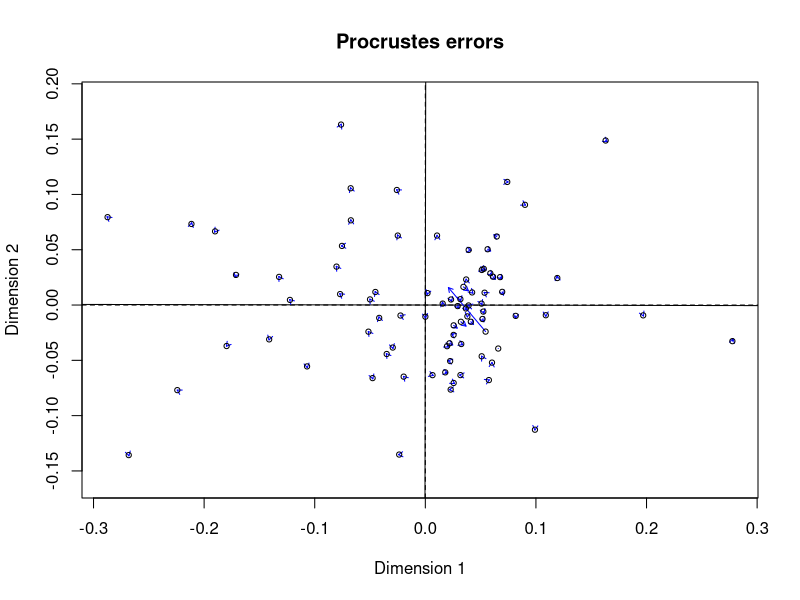
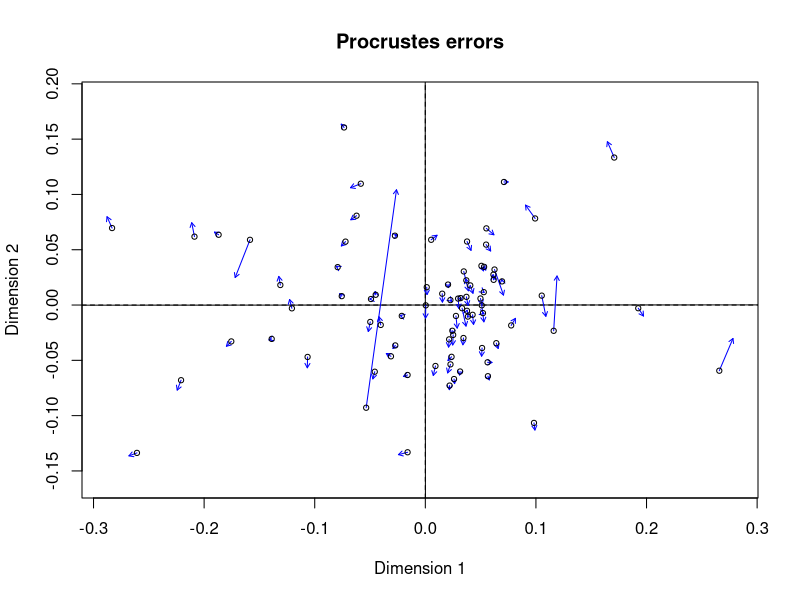
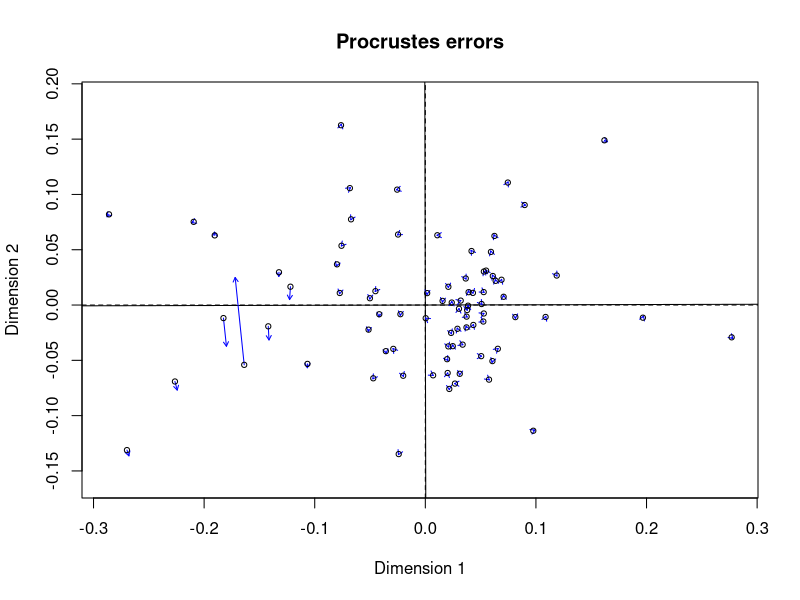
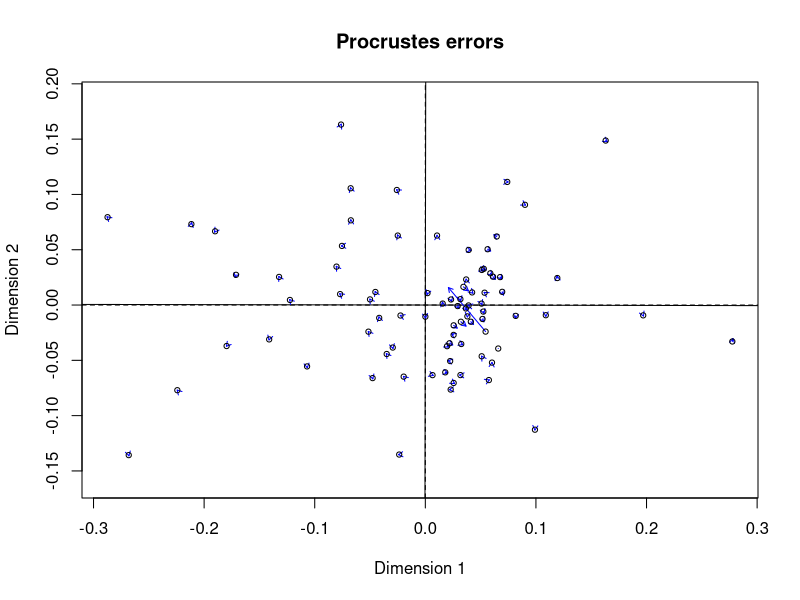
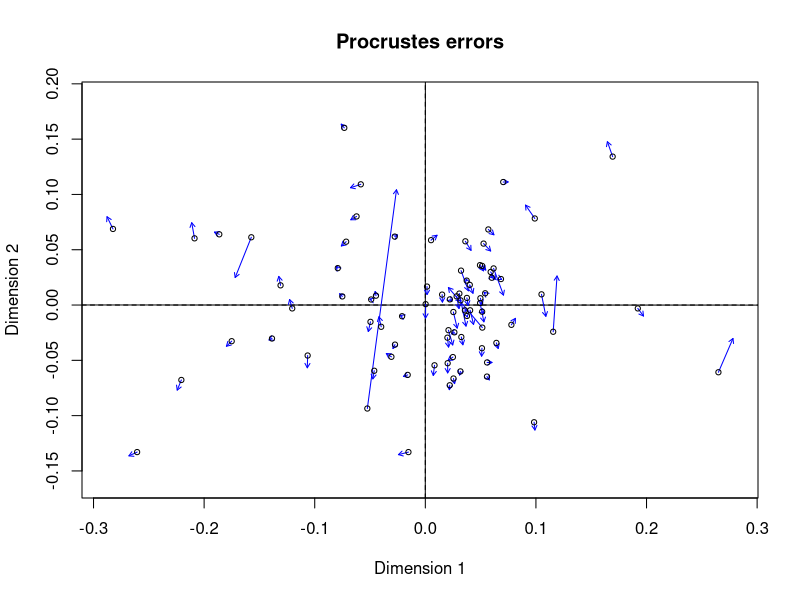
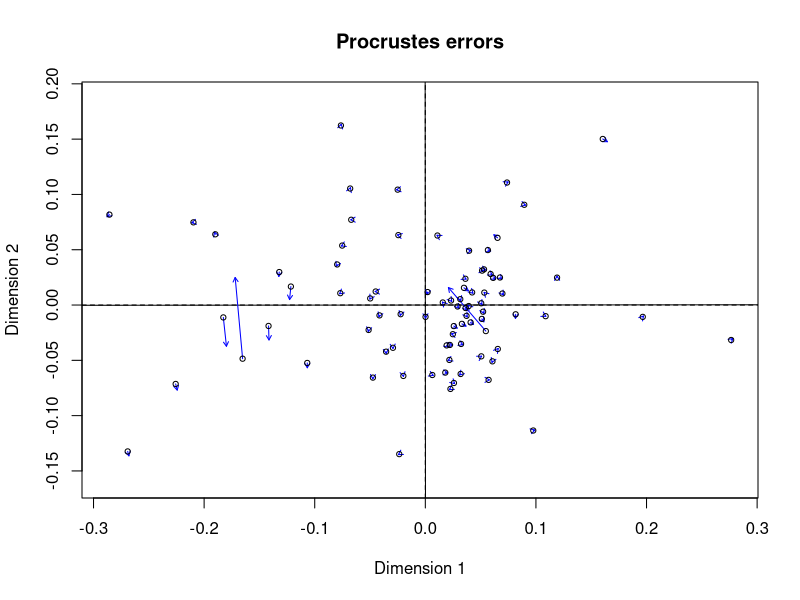
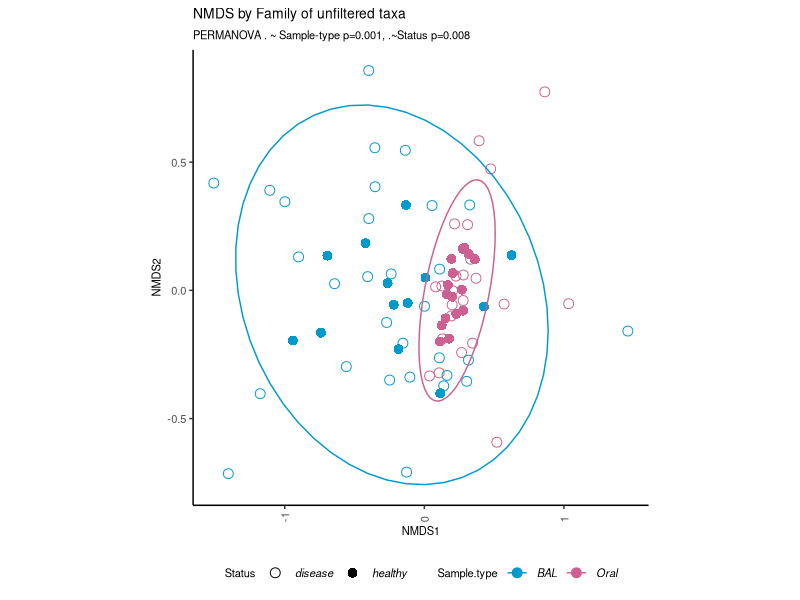
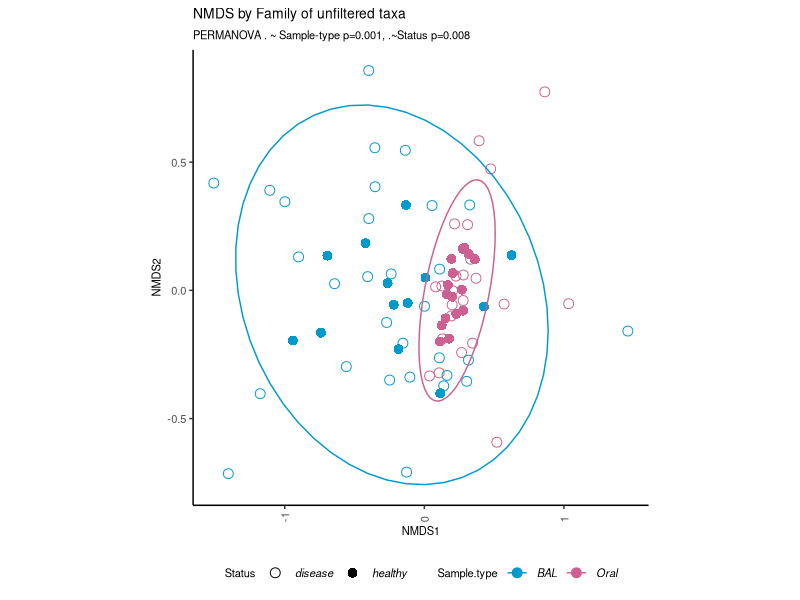

These charts were generated, in order, by the following R code:
#### Housekeeping ####
setwd("~/Documents/GitHub/Imperial-Molyneaux/COVID-BAL-OralRinse/Unfiltered/Family/")

#### Download libraries ####
#install.packages("dplyr")
library("dplyr")
#install.packages("tidyverse")
library("tidyverse")
#install.packages("ggplot2")
library("ggplot2")
#install.packages("reshape2")
library("reshape2")
#install.paclages("vegan")
library("vegan")
#install.packages("rstatix")
library("rstatix")


# Read in the saved csv file from previously
normalised_data <- read.csv("Family-normalised-unfiltered-metadata.csv") %>%
  filter(!Status == "control") #remove controls

abundance_table <- normalised_data %>%
  select(5:ncol(normalised_data)) # Only select the reads
rowSums(abundance_table) #check if in percentages
abundance_table <- abundance_table/rowSums(abundance_table)*100

metadata <- normalised_data %>%
  select(Sample.type:patient_ID) 
metadata$Sample.type <- as.factor(metadata$Sample.type)
metadata$Status <- as.factor(metadata$Status)
metadata$patient_ID <- as.factor(metadata$patient_ID)

adonis2(abundance_table ~ Status,
        data = metadata, permutations = 999, 
        method = "bray")

adonis2(abundance_table ~ Sample.type, 
        data = metadata, permutations = 999,
        method = "bray")

# Does status influence sample type
adonis2(abundance_table ~ Status + Sample.type + Status*Sample.type,
        data = metadata, permutations = 999,
        method = "bray")

nmds_calc = metaMDS(abundance_table, distance =  "bray", k = 2, 
                    plot = TRUE,
                    try = 100,
                    engine = "monoMDS")

# adding columns from data set to put it into context
data.scores = as.data.frame(scores(nmds_calc)$sites)

plot.data <- cbind(metadata, data.scores)

# Plot using ggplot2
ggplot(data = plot.data, aes(x = NMDS1, y = NMDS2)) + 
  geom_point(aes(colour = Sample.type, shape = Status, fill = Sample.type),
             size = 3) + 
  stat_ellipse(aes(colour = Sample.type)) +
  # scale_"" is used to design the plot
  scale_fill_manual(values = c("white", "white", "white")) + 
  scale_colour_manual(values = c("deepskyblue3", "hotpink3", "darkgreen")) + 
  scale_shape_manual(values = c(1, 16)) +
  labs(title = "NMDS by Family of unfiltered taxa",
       subtitle = "PERMANOVA . ~ Sample-type p=0.001, .~Status p=0.008") +
  theme(#Set the title font size
    plot.title = element_text(size=10),
    plot.subtitle = element_text(size=8),
    #Set the legend title position
    legend.position = "bottom",
    #Set the legend title font size
    legend.title = element_text(size=8),
    #Define the size of the legend text and make it italic
    legend.text = element_text(size=8,
                               face = "italic"),
    #Remove the grey background from the legend
    legend.background = element_blank(),
    #Remove the box from the legend
    legend.key = element_blank(),
    #Remove the grey background
    panel.background = element_blank(),
    #Remove the plot border
    panel.border = element_blank(),
    #Remove the major plot grid lines
    panel.grid.major = element_blank(),
    #Remove the minor plot grid lines
    panel.grid.minor = element_blank(),
    #Change orientation of x axis labels
    axis.text.x = element_text(angle=90,
                               hjust=0,
                               vjust=0.5, # "justifying" text
                               size=8),
    axis.title.x = element_text(size=8),
    #Define the axis title text size
    axis.title = element_text(size=8),
    #Define the axis label text size
    axis.text.y = element_text(size=8),
    #Add back the x and y axis lines and define thickness (size), line type, and color
    axis.line = element_line(size = 0.5,
                             linetype = "solid",
                             colour = 
                               "black"),
    #Set the aspect ratio of the plot
    aspect.ratio = 1)

ggsave("NMDS by Family- unfiltered.pdf", width = 200, height = 200, units = c("mm"), dpi = 400)
